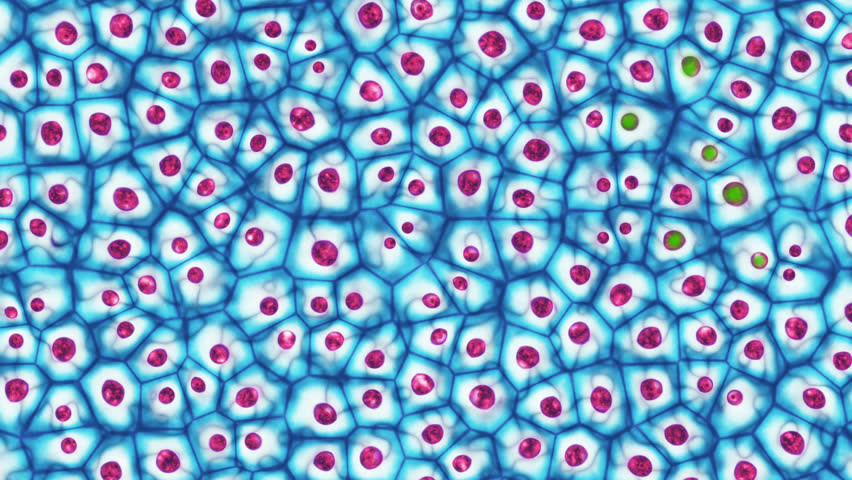
#> input picture Introducao_visao_computacional/imagens/Atividade2a.jpg, 852 x 480 px
$ jupyter execute --allow-errors Atividade2_Gabriel_Gardin.ipynb
#> lines starting #> are read from the running program, lines starting #| are printed output that depends on the picture
[cell 1]
import cv2
from skimage import data
from skimage import filters
from skimage import exposure
import numpy as np
import matplotlib.pyplot as plt
from mpl_toolkits.mplot3d import Axes3D
from matplotlib import cm
from matplotlib import colors
import imFerramentas as imF

### Carregando a imagem, diminuindo o tamanho, e convertendo de BGR para RGB

[cell 2]
img = cv2.imread("../imagens/Atividade2a.jpg")
#> img is the input picture: shape (480, 852, 3); mean B, G, R 201.8, 166.2, 118.7
escala = 70
largura = int(img.shape[1] * escala / 100)
#> largura = 596
altura = int(img.shape[0] * escala / 100)
#> altura = 336
dim = (largura, altura)
#> dim = (596, 336)
img = cv2.resize(img, dim, interpolation = cv2.INTER_AREA)
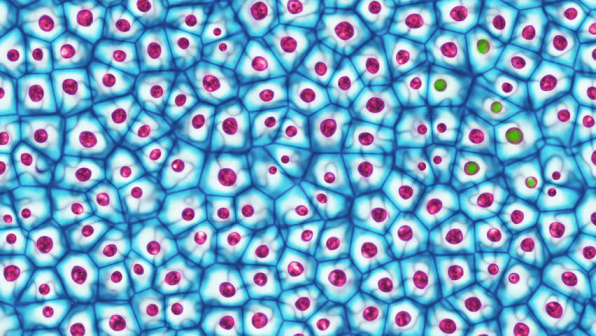
#> img: shape (336, 596, 3); mean B, G, R 201.8, 166.2, 118.7
imgRGB= cv2.cvtColor(img, cv2.COLOR_BGR2RGB)

[cell 3]
#Exibindo a imagem nova
plt.imshow(imgRGB)

### Analisando os canais R, G e B

[cell 4]
fig = plt.figure(figsize=(16, 8))
sub_imagem = fig.add_subplot(2, 3, 1)
imgplot = plt.imshow(imgRGB[:,:,0],cmap="Reds")
sub_imagem.set_title('Canal R')

sub_imagem = fig.add_subplot(2, 3, 2)
imgplot = plt.imshow(imgRGB[:,:,1],cmap="Greens")
sub_imagem.set_title('Canal G')

sub_imagem = fig.add_subplot(2, 3, 3)
imgplot = plt.imshow(imgRGB[:,:,2],cmap="Blues")
sub_imagem.set_title('Canal B')

sub_imagem = fig.add_subplot(2, 3, 4)
plt.hist(imgRGB[:,:,0].flatten(), 32)

sub_imagem = fig.add_subplot(2, 3, 5)
plt.hist(imgRGB[:,:,1].flatten(), 32)

sub_imagem = fig.add_subplot(2, 3, 6)
plt.hist(imgRGB[:,:,2].flatten(), 32)
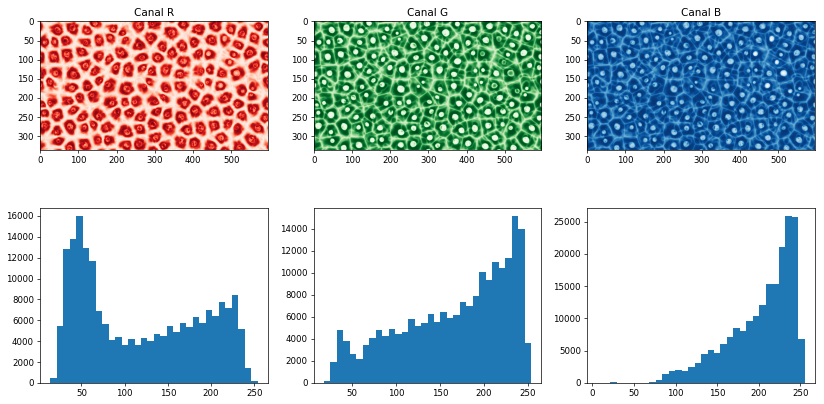
#> figure drawn by matplotlib, 6 panels; panel 4: tallest bar 15959 high, from x = 44 to 51.5; panel 5: tallest bar 15141 high, from x = 231.9 to 239.2; panel 6: tallest bar 25824 high, from x = 231.7 to 239.4

Observando os histogramas e as imagens dos canais R, G e B podemos notar que este canal de cor não é adequado para identificar e contabilizar as células verdes.

### Testando o canal de cor HSV

[cell 5]
#imgMediaBlur = cv2.blur(img, (5, 5))
imgHSV= cv2.cvtColor(imgRGB, cv2.COLOR_RGB2HSV)
#> imgHSV: shape (336, 596, 3); mean H, S, V 106.1, 130.9, 206.1

fig = plt.figure(figsize=(16, 8))
sub_imagem = fig.add_subplot(2, 3, 1)
imgplot = plt.imshow(imgHSV[:,:,0],cmap="gray")
sub_imagem.set_title('Canal H')

sub_imagem = fig.add_subplot(2, 3, 2)
imgplot = plt.imshow(imgHSV[:,:,1],cmap="gray")
sub_imagem.set_title('Canal S')

sub_imagem = fig.add_subplot(2, 3, 3)
imgplot = plt.imshow(imgHSV[:,:,2],cmap="gray")
sub_imagem.set_title('Canal V')

sub_imagem = fig.add_subplot(2, 3, 4)
plt.hist(imgHSV[:,:,0].flatten(), 32)

sub_imagem = fig.add_subplot(2, 3, 5)
plt.hist(imgHSV[:,:,1].flatten(), 32)

sub_imagem = fig.add_subplot(2, 3, 6)
plt.hist(imgHSV[:,:,2].flatten(), 32)
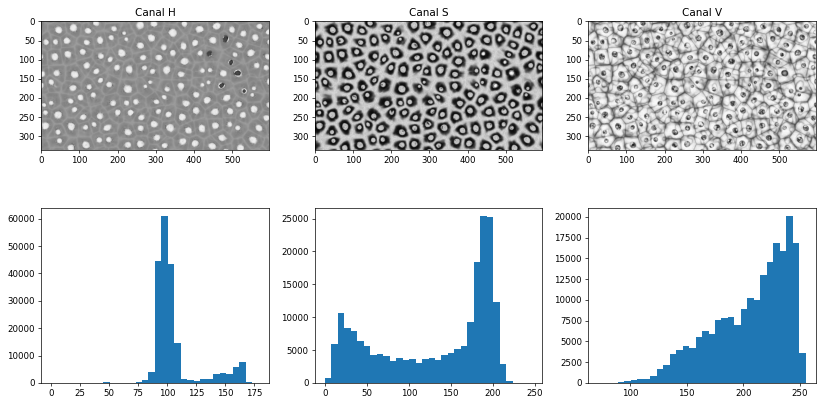
#> figure drawn by matplotlib, 6 panels; panel 4: tallest bar 60847 high, from x = 95.09 to 100.7; panel 5: tallest bar 25344 high, from x = 185.2 to 193; panel 6: tallest bar 20059 high, from x = 237.8 to 243.6

Observando as imagens notamos que o Canal H apresenta a melhor separação das células verdes

### Aplicando filtros para melhor visualização no canal H

[cell 6]
imgMediaBlur = cv2.medianBlur(imgRGB, 5)
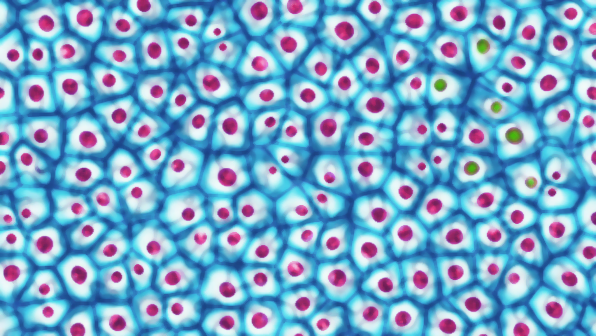
#> imgMediaBlur: shape (336, 596, 3); mean R, G, B 118.8, 168.1, 203.5
img_HSV= cv2.cvtColor(imgMediaBlur, cv2.COLOR_RGB2HSV)
#> img_HSV: shape (336, 596, 3); mean H, S, V 105.8, 130.5, 207.7

fig = plt.figure(figsize=(16, 8))
sub_imagem = fig.add_subplot(2, 3, 1)
imgplot = plt.imshow(img_HSV[:,:,0],cmap="gray")
sub_imagem.set_title('Canal H')

sub_imagem = fig.add_subplot(2, 3, 2)
imgplot = plt.imshow(img_HSV[:,:,1],cmap="gray")
sub_imagem.set_title('Canal S')

sub_imagem = fig.add_subplot(2, 3, 3)
imgplot = plt.imshow(img_HSV[:,:,2],cmap="gray")
sub_imagem.set_title('Canal V')

sub_imagem = fig.add_subplot(2, 3, 4)
plt.hist(imgHSV[:,:,0].flatten(), 32)

sub_imagem = fig.add_subplot(2, 3, 5)
plt.hist(imgHSV[:,:,1].flatten(), 32)

sub_imagem = fig.add_subplot(2, 3, 6)
plt.hist(imgHSV[:,:,2].flatten(), 32)
#> figure, not shown here; panel 4: tallest bar 60847 high, from x = 95.09 to 100.7; panel 5: tallest bar 25344 high, from x = 185.2 to 193; panel 6: tallest bar 20059 high, from x = 237.8 to 243.6

### Testando diferentes valores de limiarização para obter a melhor máscara.

[cell 7]
canal_H = img_HSV[:,:,0]
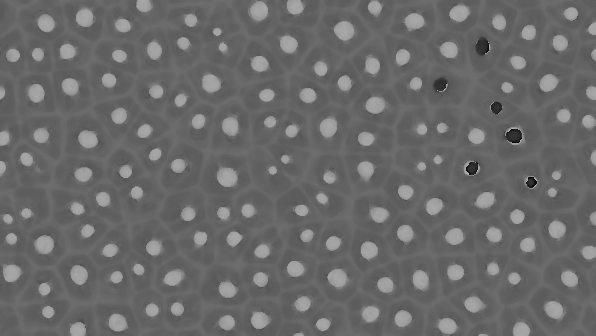
#> canal_H: shape (336, 596); min 0, max 179, mean 105.8

fig = plt.figure(figsize=(16, 12))

sub_imagem = fig.add_subplot(3, 2, 1)
imgplot = plt.imshow(canal_H,cmap="gray")
sub_imagem.set_title('Canal H')

sub_imagem = fig.add_subplot(3, 2, 2)
plt.hist(canal_H.flatten(), 32)
sub_imagem.set_title('Histograma')

sub_imagem = fig.add_subplot(3, 2, 3)
#> (the rest of this cell did not finish here and is left out)

### Aplicando a máscara sob a imagem original

#> (a cell that did not finish here is left out)

### Contando a quantidade de pixels verdes para detectar células verdes

[cell 9]
def aplica_mascara(img):
    """Recebe a imagem em BGR, e retorna o total de pixels verde"""
    imgMediaBlur = cv2.medianBlur(img, 5)
#> imgMediaBlur: shape (480, 852, 3)
    img_HSV= cv2.cvtColor(imgMediaBlur, cv2.COLOR_BGR2HSV)
#> img_HSV: shape (480, 852, 3); mean H, S, V 105.8, 130.8, 207
    canal_H = img_HSV[:,:,0]
#> canal_H: shape (480, 852)
    canal_H_lim = imF.limiarizacao_janela(canal_H, 0,60) #Melhor limiarização foi com o intervalo 0 - 60
    final=cv2.bitwise_and(img,img,mask=canal_H_lim)
    return final

[cell 10]
def count_total_green(img):
    """Recebe a imagem com a mascara aplicada e conta o total de pixels verdes"""
    greens = 0
    for i in img[:,:,1].flatten():
        if i > 240:
            greens = greens + 1
    return greens

[cell 11]
def detect_green_cells(img):
    """Recebe a imagem e BGR e diz se a mesma possui ou não celulas verdes"""
    img_mask = aplica_mascara(img)
    greens = count_total_green(img_mask)
    if(greens > 10):
        print("Celula verde detectada")
    else:
        print("Não há celulas verdes na imagem")

### Por fim verificamos a presença de celulas verdes em ambas as imagens

[cell 12]
img = cv2.imread("../imagens/Atividade2a.jpg")
detect_green_cells(img)
#> (the call stopped at in aplica_mascara, `canal_H_lim = imF.limiarizacao_janela(canal_H, 0,60)`: imFerramentas is not available in this run)

img = cv2.imread("../imagens/Atividade2b.jpg")
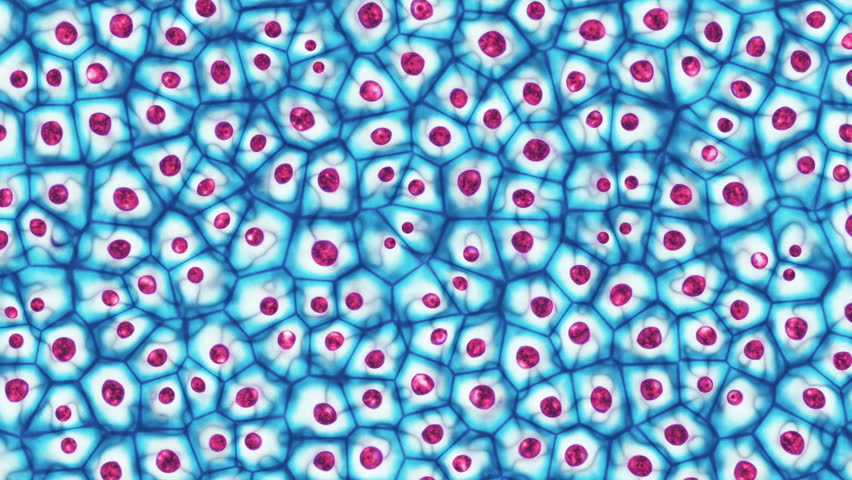
#> input picture Introducao_visao_computacional/imagens/Atividade2b.jpg, 852 x 480 px
#> img is the input picture: shape (480, 852, 3); mean B, G, R 202.2, 165.9, 119
detect_green_cells(img)
#> in aplica_mascara (call 2), `img_HSV= cv2.cvtColor(imgMediaBlur, cv2.COLOR_BGR2HSV)`: img_HSV: shape (480, 852, 3); mean H, S, V 106.5, 130.8, 207.1
#> (the call stopped at in aplica_mascara, `canal_H_lim = imF.limiarizacao_janela(canal_H, 0,60)`: imFerramentas is not available in this run)
